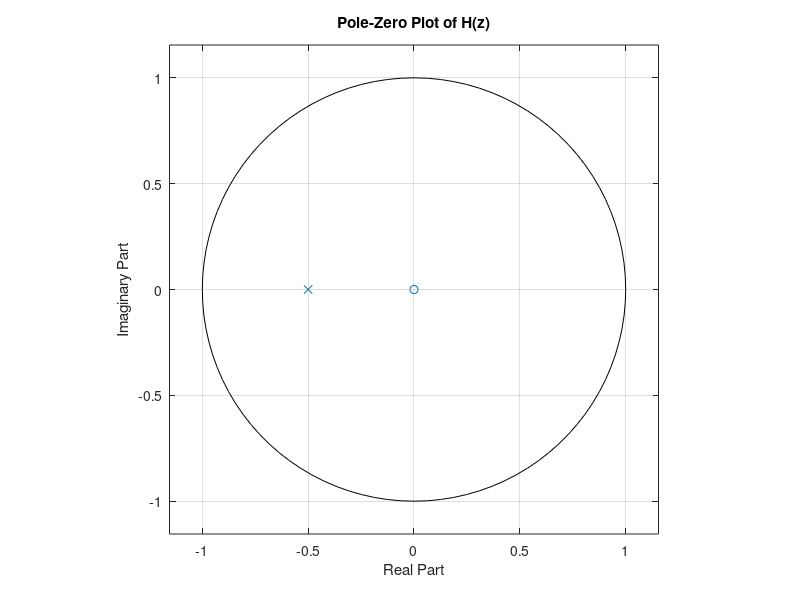
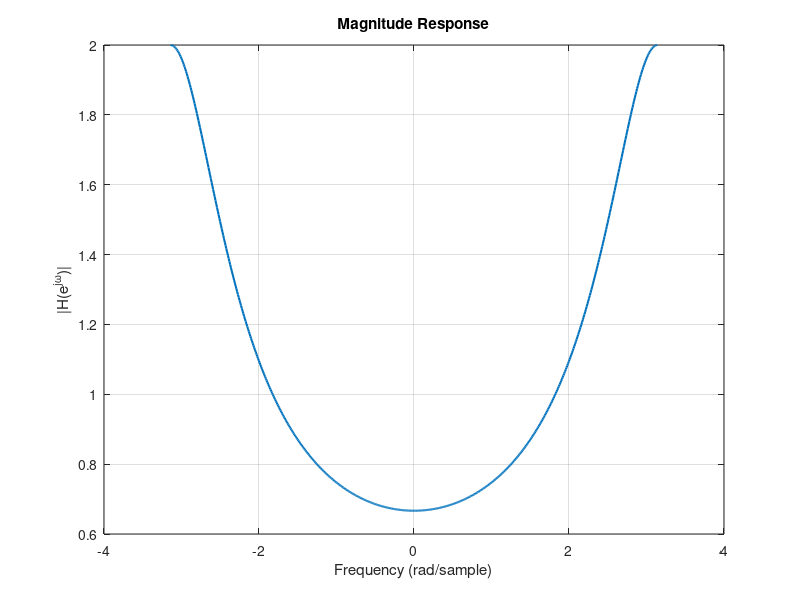
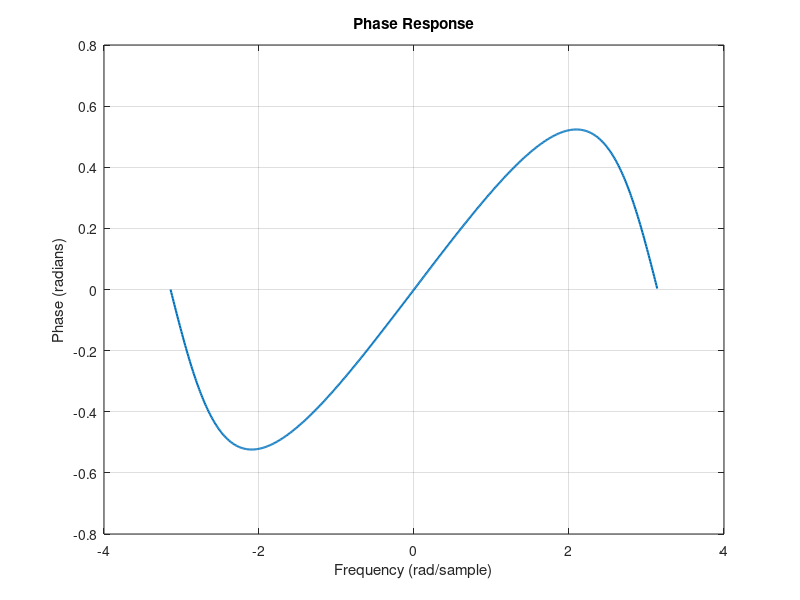

Source code (MATLAB) for these figures, in order:
% Practical 07 - Pole-Zero Plot and Frequency Response
clc;
clear all;
close all;
num = [1];
den = [1 0.5];

% Pole-zero plot
figure;
zplane(num,den);
grid on;
title('Pole-Zero Plot of H(z)');
xlabel('Real Part');
ylabel('Imaginary Part');

% Frequency response
w = -pi:0.01:pi;
H = freqz(num,den,w);

% Magnitude response
figure;
plot(w,abs(H),'LineWidth',1.5);
grid on;
title('Magnitude Response');
xlabel('Frequency (rad/sample)');
ylabel('|H(e^{j\omega})|');

% Phase response
figure;
plot(w,angle(H),'LineWidth',1.5);
grid on;
title('Phase Response');
xlabel('Frequency (rad/sample)');
ylabel('Phase (radians)');
